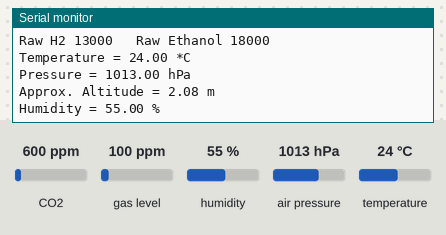
The sketch below on a simulated Arduino Uno, built with avr-gcc and run on an emulated ATmega328P. Shown: the last lines printed to the serial monitor. Inputs (shaded band) come from the test bench; at power-on: CO2 600 ppm, gas level 100 ppm, humidity 55 %, air pressure 1013 hPa, temperature 24 °C.

Above: at 1.8 s.
1.9 s: CO2 set to 452 ppm
At 2.9 s:
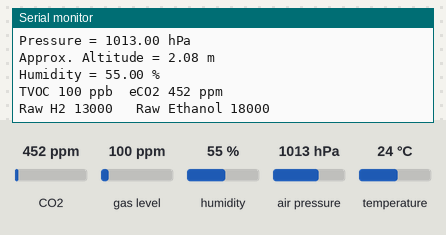
4.3 s: gas level set to 20 ppm
At 6.6 s:
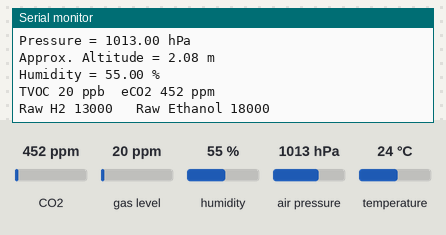
6.7 s: humidity set to 22 %
At 7.8 s:
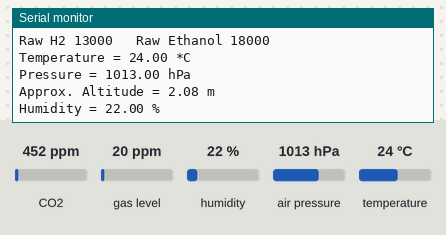
9.1 s: air pressure set to 952 hPa
At 10.1 s:
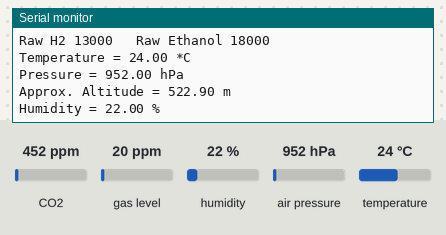
15.3 s: temperature set to 12 °C
At 17.0 s:
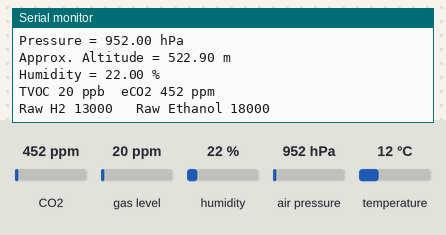

Measured:
- after the input at 1.9 s, the serial monitor: prints a new line after 0.21 s (image 1)
- after the input at 4.3 s, the serial monitor: prints a new line after 1.9 s (image 2)
- after the input at 6.7 s, the serial monitor: prints a new line after 0.56 s (image 3)
- after the input at 9.1 s, the serial monitor: prints a new line after 0.14 s (image 4)
- after the input at 15.3 s, the serial monitor: prints a new line at once (image 5)

The sketch:

BME280.SGP30.ino
```cpp
#include <Wire.h>
#include <SPI.h>
#include <Adafruit_Sensor.h>
#include <Adafruit_BME280.h>


#include "Adafruit_SGP30.h"

Adafruit_SGP30 sgp;

#define BME_SCK 13
#define BME_MISO 12
#define BME_MOSI 11
#define BME_CS 10

#define SEALEVELPRESSURE_HPA (1013.25)

Adafruit_BME280 bme; // I2C
//Adafruit_BME280 bme(BME_CS); // hardware SPI
//Adafruit_BME280 bme(BME_CS, BME_MOSI, BME_MISO, BME_SCK); // software SPI

unsigned long delayTime;

uint32_t getAbsoluteHumidity(float temperature, float humidity) {
    // approximation formula from Sensirion SGP30 Driver Integration chapter 3.15
    const float absoluteHumidity = 216.7f * ((humidity / 100.0f) * 6.112f * exp((17.62f * temperature) / (243.12f + temperature)) / (273.15f + temperature)); // [g/m^3]
    const uint32_t absoluteHumidityScaled = static_cast<uint32_t>(1000.0f * absoluteHumidity); // [mg/m^3]
    return absoluteHumidityScaled;
}

void printValues() {
    Serial.print("Temperature = ");
    Serial.print(bme.readTemperature());
    Serial.println(" *C");

    Serial.print("Pressure = ");

    Serial.print(bme.readPressure() / 100.0F);
    Serial.println(" hPa");

    Serial.print("Approx. Altitude = ");
    Serial.print(bme.readAltitude(SEALEVELPRESSURE_HPA));
    Serial.println(" m");

    Serial.print("Humidity = ");
    Serial.print(bme.readHumidity());
    Serial.println(" %");

    Serial.println();
}

void setup() {
  Serial.begin(9600);
  Serial.println("SGP30 test");

  if (! sgp.begin()){
    Serial.println("Sensor not found :(");
    while (1);
  }
  Serial.print("Found SGP30 serial #");
  Serial.print(sgp.serialnumber[0], HEX);
  Serial.print(sgp.serialnumber[1], HEX);
  Serial.println(sgp.serialnumber[2], HEX);

  // If you have a baseline measurement from before you can assign it to start, to 'self-calibrate'
  //sgp.setIAQBaseline(0x8E68, 0x8F41);  // Will vary for each sensor!
  Serial.begin(9600);
    while(!Serial);    // time to get serial running
    Serial.println(F("BME280 test"));

    unsigned status;

    // default settings
    status = bme.begin();
    // You can also pass in a Wire library object like &Wire2
    // status = bme.begin(0x76, &Wire2)
    if (!status) {
        Serial.println("Could not find a valid BME280 sensor, check wiring, address, sensor ID!");
        Serial.print("SensorID was: 0x"); Serial.println(bme.sensorID(),16);
        Serial.print("        ID of 0xFF probably means a bad address, a BMP 180 or BMP 085\n");
        Serial.print("   ID of 0x56-0x58 represents a BMP 280,\n");
        Serial.print("        ID of 0x60 represents a BME 280.\n");
        Serial.print("        ID of 0x61 represents a BME 680.\n");
        while (1) delay(10);
    }

    Serial.println("-- Default Test --");
    delayTime = 1000;

    Serial.println();
}


int counter = 0;
void loop() {
  // If you have a temperature / humidity sensor, you can set the absolute humidity to enable the humditiy compensation for the air quality signals
  //float temperature = 22.1; // [°C]
  //float humidity = 45.2; // [%RH]
  //sgp.setHumidity(getAbsoluteHumidity(temperature, humidity));

  if (! sgp.IAQmeasure()) {
    Serial.println("Measurement failed");
    return;
  }
  Serial.print("TVOC "); Serial.print(sgp.TVOC); Serial.print(" ppb\t");
  Serial.print("eCO2 "); Serial.print(sgp.eCO2); Serial.println(" ppm");

  if (! sgp.IAQmeasureRaw()) {
    Serial.println("Raw Measurement failed");
    return;
  }
  Serial.print("Raw H2 "); Serial.print(sgp.rawH2); Serial.print(" \t");
  Serial.print("Raw Ethanol "); Serial.print(sgp.rawEthanol); Serial.println("");

  delay(1000);

  counter++;
  if (counter == 30) {
    counter = 0;

    uint16_t TVOC_base, eCO2_base;
    if (! sgp.getIAQBaseline(&eCO2_base, &TVOC_base)) {
      Serial.println("Failed to get baseline readings");
      return;
    }
    Serial.print("****Baseline values: eCO2: 0x"); Serial.print(eCO2_base, HEX);
    Serial.print(" & TVOC: 0x"); Serial.println(TVOC_base, HEX);


  }
  printValues();
    delay(delayTime);
}
```
